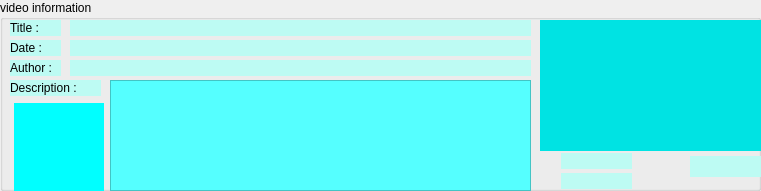
  <widget class="QGroupBox" name="groupBox">
   <property name="geometry">
    <rect>
     <x>50</x>
     <y>480</y>
     <width>761</width>
     <height>191</height>
    </rect>
   </property>
   <property name="styleSheet">
    <string notr="true">font: 75 10pt &quot;MS Shell Dlg 2&quot;;
</string>
   </property>
   <property name="title">
    <string>video information</string>
   </property>
   <property name="flat">
    <bool>false</bool>
   </property>
   <property name="checkable">
    <bool>false</bool>
   </property>
   <widget class="QLabel" name="label">
    <property name="geometry">
     <rect>
      <x>10</x>
      <y>20</y>
      <width>51</width>
      <height>16</height>
     </rect>
    </property>
    <property name="styleSheet">
     <string notr="true">background-color:#bdfbf3;
font: 50 10pt &quot;Arial Black&quot;;</string>
    </property>
    <property name="text">
     <string>Title :</string>
    </property>
   </widget>
   <widget class="QLabel" name="adv_dur">
    <property name="geometry">
     <rect>
      <x>676</x>
      <y>130</y>
      <width>81</width>
      <height>16</height>
     </rect>
    </property>
    <property name="styleSheet">
     <string notr="true">font: 50 8pt &quot;Arial Black&quot;;</string>
    </property>
    <property name="text">
     <string/>
    </property>
   </widget>
   <widget class="QLabel" name="adv_likes">
    <property name="geometry">
     <rect>
      <x>561</x>
      <y>153</y>
      <width>71</width>
      <height>16</height>
     </rect>
    </property>
    <property name="styleSheet">
     <string notr="true">font: 50 8pt &quot;Arial Black&quot;;
background-color: rgb(189, 251, 243);</string>
    </property>
    <property name="text">
     <string/>
    </property>
   </widget>
   <widget class="QLabel" name="adv_dis">
    <property name="geometry">
     <rect>
      <x>561</x>
      <y>173</y>
      <width>71</width>
      <height>16</height>
     </rect>
    </property>
    <property name="styleSheet">
     <string notr="true">font: 50 8pt &quot;Arial Black&quot;;
background-color: rgb(189, 251, 243);
</string>
    </property>
    <property name="text">
     <string/>
    </property>
   </widget>
   <widget class="QLabel" name="label_2">
    <property name="geometry">
     <rect>
      <x>10</x>
      <y>40</y>
      <width>51</width>
      <height>16</height>
     </rect>
    </property>
    <property name="styleSheet">
     <string notr="true">background-color:#bdfbf3;
font: 50 10pt &quot;Arial Black&quot;;</string>
    </property>
    <property name="text">
     <string>Date :</string>
    </property>
   </widget>
   <widget class="QLabel" name="label_8">
    <property name="geometry">
     <rect>
      <x>10</x>
      <y>80</y>
      <width>91</width>
      <height>16</height>
     </rect>
    </property>
    <property name="styleSheet">
     <string notr="true">background-color:#bdfbf3;
font: 50 10pt &quot;Arial Black&quot;;</string>
    </property>
    <property name="text">
     <string>Description :</string>
    </property>
   </widget>
   <widget class="QLabel" name="adv_date">
    <property name="geometry">
     <rect>
      <x>70</x>
      <y>40</y>
      <width>461</width>
      <height>16</height>
     </rect>
    </property>
    <property name="styleSheet">
     <string notr="true">background-color: rgb(189, 251, 243);
font: 50 10pt &quot;Arial Black&quot;;
color: rgb(112, 146, 190);</string>
    </property>
    <property name="text">
     <string/>
    </property>
   </widget>
   <widget class="QLabel" name="adv_views">
    <property name="geometry">
     <rect>
      <x>690</x>
      <y>156</y>
      <width>71</width>
      <height>21</height>
     </rect>
    </property>
    <property name="styleSheet">
     <string notr="true">background-color: rgb(189, 251, 243);
font: 50 8pt &quot;Arial Black&quot;;</string>
    </property>
    <property name="text">
     <string/>
    </property>
   </widget>
   <widget class="QTextBrowser" name="adv_des">
    <property name="geometry">
     <rect>
      <x>110</x>
      <y>80</y>
      <width>421</width>
      <height>111</height>
     </rect>
    </property>
    <property name="styleSheet">
     <string notr="true">background-color: rgb(85, 255, 255);
color:rgb(79, 158, 0);</string>
    </property>
    <property name="html">
     <string>&lt;!DOCTYPE HTML PUBLIC &quot;-//W3C//DTD HTML 4.0//EN&quot; &quot;http://www.w3.org/TR/REC-html40/strict.dtd&quot;&gt;
&lt;html&gt;&lt;head&gt;&lt;meta name=&quot;qrichtext&quot; content=&quot;1&quot; /&gt;&lt;style type=&quot;text/css&quot;&gt;
p, li { white-space: pre-wrap; }
&lt;/style&gt;&lt;/head&gt;&lt;body style=&quot; font-family:'MS Shell Dlg 2'; font-size:10pt; font-weight:72; font-style:normal;&quot;&gt;
&lt;p style=&quot;-qt-paragraph-type:empty; margin-top:0px; margin-bottom:0px; margin-left:0px; margin-right:0px; -qt-block-indent:0; text-indent:0px;&quot;&gt;&lt;br /&gt;&lt;/p&gt;&lt;/body&gt;&lt;/html&gt;</string>
    </property>
   </widget>
   <widget class="QLabel" name="adv_author">
    <property name="geometry">
     <rect>
      <x>70</x>
      <y>60</y>
      <width>461</width>
      <height>16</height>
     </rect>
    </property>
    <property name="styleSheet">
     <string notr="true">background-color: rgb(189, 251, 243);
font: 50 10pt &quot;Arial Black&quot;;
color: rgb(112, 146, 190);</string>
    </property>
    <property name="text">
     <string/>
    </property>
   </widget>
   <widget class="QLabel" name="label_3">
    <property name="geometry">
     <rect>
      <x>10</x>
      <y>60</y>
      <width>51</width>
      <height>16</height>
     </rect>
    </property>
    <property name="styleSheet">
     <string notr="true">background-color:#bdfbf3;
font: 50 10pt &quot;Arial Black&quot;;</string>
    </property>
    <property name="text">
     <string>Author :</string>
    </property>
   </widget>
   <widget class="QLabel" name="label_4">
    <property name="geometry">
     <rect>
      <x>540</x>
      <y>152</y>
      <width>21</width>
      <height>20</height>
     </rect>
    </property>
    <property name="text">
     <string/>
    </property>
    <property name="pixmap">
     <pixmap resource="photo.qrc">:/icon/like.png</pixmap>
    </property>
   </widget>
   <widget class="QLabel" name="label_5">
    <property name="geometry">
     <rect>
      <x>540</x>
      <y>170</y>
      <width>21</width>
      <height>20</height>
     </rect>
    </property>
    <property name="text">
     <string/>
    </property>
    <property name="pixmap">
     <pixmap resource="photo.qrc">:/icon/dis.png</pixmap>
    </property>
   </widget>
   <widget class="QLabel" name="label_6">
    <property name="geometry">
     <rect>
      <x>650</x>
      <y>156</y>
      <width>31</width>
      <height>20</height>
     </rect>
    </property>
    <property name="text">
     <string/>
    </property>
    <property name="pixmap">
     <pixmap resource="photo.qrc">:/icon/eye1.png</pixmap>
    </property>
    <property name="scaledContents">
     <bool>true</bool>
    </property>
   </widget>
   <widget class="QLabel" name="adv_title">
    <property name="geometry">
     <rect>
      <x>70</x>
      <y>20</y>
      <width>461</width>
      <height>16</height>
     </rect>
    </property>
    <property name="styleSheet">
     <string notr="true">background-color: rgb(189, 251, 243);
font: 50 10pt &quot;Arial Black&quot;;
color: rgb(112, 146, 190);</string>
    </property>
    <property name="text">
     <string/>
    </property>
   </widget>
   <widget class="QLabel" name="adv_thumb">
    <property name="geometry">
     <rect>
      <x>540</x>
      <y>20</y>
      <width>221</width>
      <height>131</height>
     </rect>
    </property>
    <property name="styleSheet">
     <string notr="true">background-color: rgb(0, 227, 227);</string>
    </property>
    <property name="text">
     <string/>
    </property>
    <property name="scaledContents">
     <bool>true</bool>
    </property>
   </widget>
   <widget class="QLabel" name="adv_profile">
    <property name="geometry">
     <rect>
      <x>14</x>
      <y>103</y>
      <width>90</width>
      <height>91</height>
     </rect>
    </property>
    <property name="styleSheet">
     <string notr="true">background-color: rgb(0, 255, 255);</string>
    </property>
    <property name="text">
     <string/>
    </property>
   </widget>
   <zorder>label</zorder>
   <zorder>adv_likes</zorder>
   <zorder>adv_dis</zorder>
   <zorder>label_2</zorder>
   <zorder>label_8</zorder>
   <zorder>adv_date</zorder>
   <zorder>adv_views</zorder>
   <zorder>adv_des</zorder>
   <zorder>adv_author</zorder>
   <zorder>label_3</zorder>
   <zorder>label_4</zorder>
   <zorder>label_5</zorder>
   <zorder>label_6</zorder>
   <zorder>adv_title</zorder>
   <zorder>adv_thumb</zorder>
   <zorder>adv_dur</zorder>
   <zorder>adv_profile</zorder>
  </widget>
